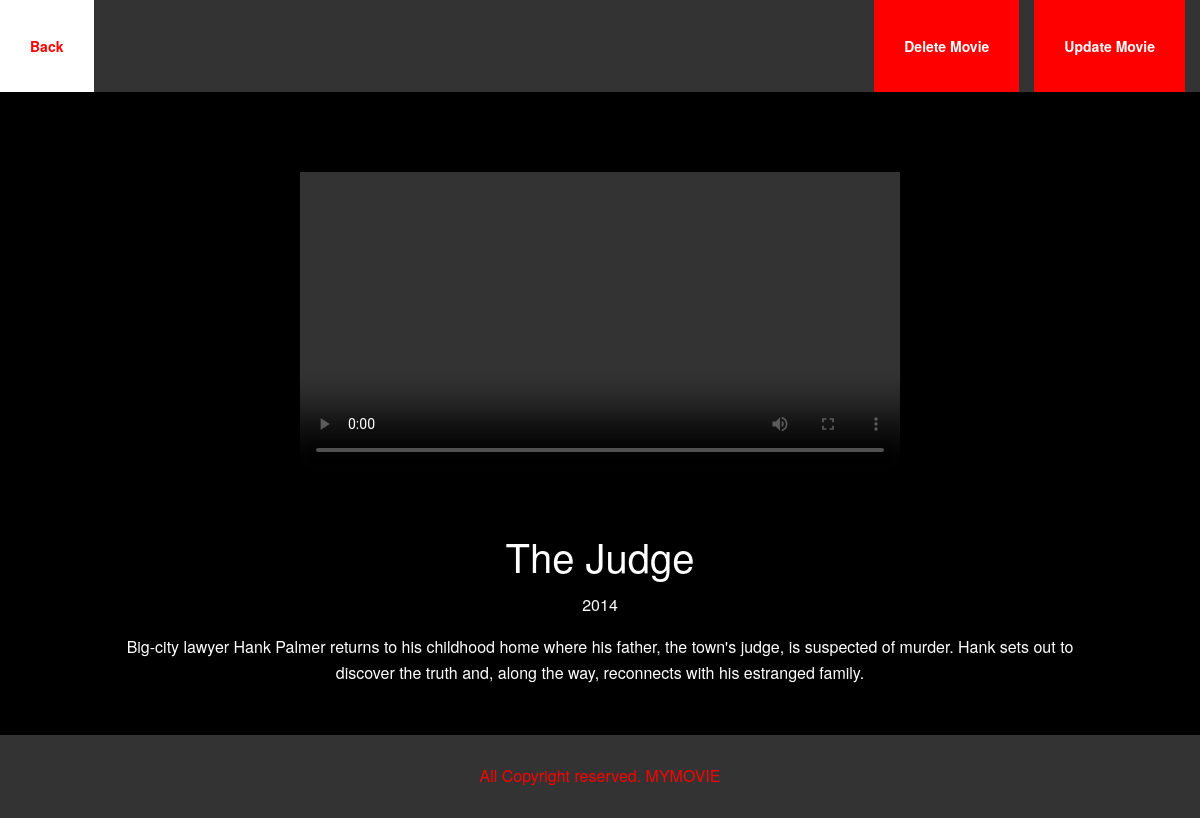
The app's page /details.php?id=2 with its own data.
### tables this page shows
CREATE TABLE IF NOT EXISTS `section_movies` (
  `movies_id` int(10) UNSIGNED NOT NULL AUTO_INCREMENT,
  `movies_cover` varchar(100) NOT NULL,
  `movies_title` varchar(50) NOT NULL,
  `movies_year` varchar(5) NOT NULL,
  `movies_runtime` varchar(30) NOT NULL,
  `movies_storyline` text NOT NULL,
  `movies_release` varchar(20) NOT NULL,
  `movies_trailer` varchar(500) NOT NULL,
  PRIMARY KEY (`movies_id`)
);

### admin/phpscripts/read.php (called while the page is built, shortened)
<?php
	function Proper_Movie($section, $col, $id) {
		include('connect.php');
		$querySingle = "SELECT * FROM {$section} WHERE {$col} = {$id}";
		$runSingle = mysqli_query($link, $querySingle);
		if($runSingle){
			return $runSingle;
		}else{
			$error = "There is something wrong";
			return $error;
		}
	}
?>

### details.php (the view, shortened to what this page needs)
<?php
	if(isset($_GET['id'])){
		$id = $_GET['id'];
		$section = "section_movies";
		$col = "movies_id";
		$Proper_Movie = Proper_Movie($section, $col, $id);
		$Proper_Movie_nav = Proper_Movie($section, $col, $id);
	}
?>
<!doctype html>
<html>
<head>
<link rel="stylesheet" href="css/foundation.css">
<link rel="stylesheet" href="css/main.css">
</head>
<body>
	<div class="navi">
		<?php
		if(!is_string($Proper_Movie_nav)){
		$row = mysqli_fetch_array($Proper_Movie_nav);
		echo "
			<ul>
			  <div class='detail_nav3'>
				<li><a href=\"admin/admin_editall.php\">Update Movie</a><li>
				<li><a href=\"admin/phpscripts/caller.php?caller_id=delete&id={$row['movies_id']}\">Delete Movie</a><li>
				</div>
				<div class='detail_nav2'>
				<li id='back'><a href='./index.php'>Back</a></li>
				</div
			</ul>
			";
		}else{
			echo "<p class=\"error\">{$Proper_Movie}</p>";
		}
			?>
	</div>
	<div class="movie_details_page">
	<?php
		if(!is_string($Proper_Movie)){
			$row = mysqli_fetch_array($Proper_Movie);
			echo "
			<div class='details_details'>
			<video controls class='video'>
				<source src=\"videos/{$row['movies_trailer']}\" type='video/mp4'>
			</video>
				<h2>{$row['movies_title']}</h2>
				<p>{$row['movies_year']}</p>
				<p>{$row['movies_storyline']}</p>
			</div>
				";
		}else{
			echo "<p class=\"error\">{$Proper_Movie}</p>";
		}
	?>
	</div>
	<div class="footer">
	</div>
</body>
</html>

### css/main.css (style rules this page uses)
body { background-color: black; }
ul { list-style-type: none; margin: 0; padding: 0; overflow: hidden; background-color: #333; }
li { float: right; }
li a, .dropbtn { margin-right: 15px; color: white; background-color: red; font-weight: bold; font-size: 14px; display: inline-block; text-align: center; padding: 35px 30px; text-decoration: none; }
.navi { margin-bottom: 30px; background-color: #e2e2e2; }
.footer { text-align: center; padding: 30px; color: white; margin-top: 50px; background-color: #333; }
.head6 { color: red; text-align: center; margin: 0 auto; }
#back { float: right; }
.detail_nav2 { float: left; }
.detail_nav3 { float: right; }
.movie_details_page { text-align: center; margin: 0 auto; }
.details_details { text-align: center; margin: 0 auto; color: white; width: 80%; }
.video { padding: 50px; width: 700px; }

### records on screen
section_movies: movies_title "The Judge", movies_year "2014", movies_storyline "Big-city lawyer Hank Palmer returns to his childhood home where his father, the town's judge, is suspected of murder. Hank sets out to discover the truth and, along the way, reconnects with his estranged family."
